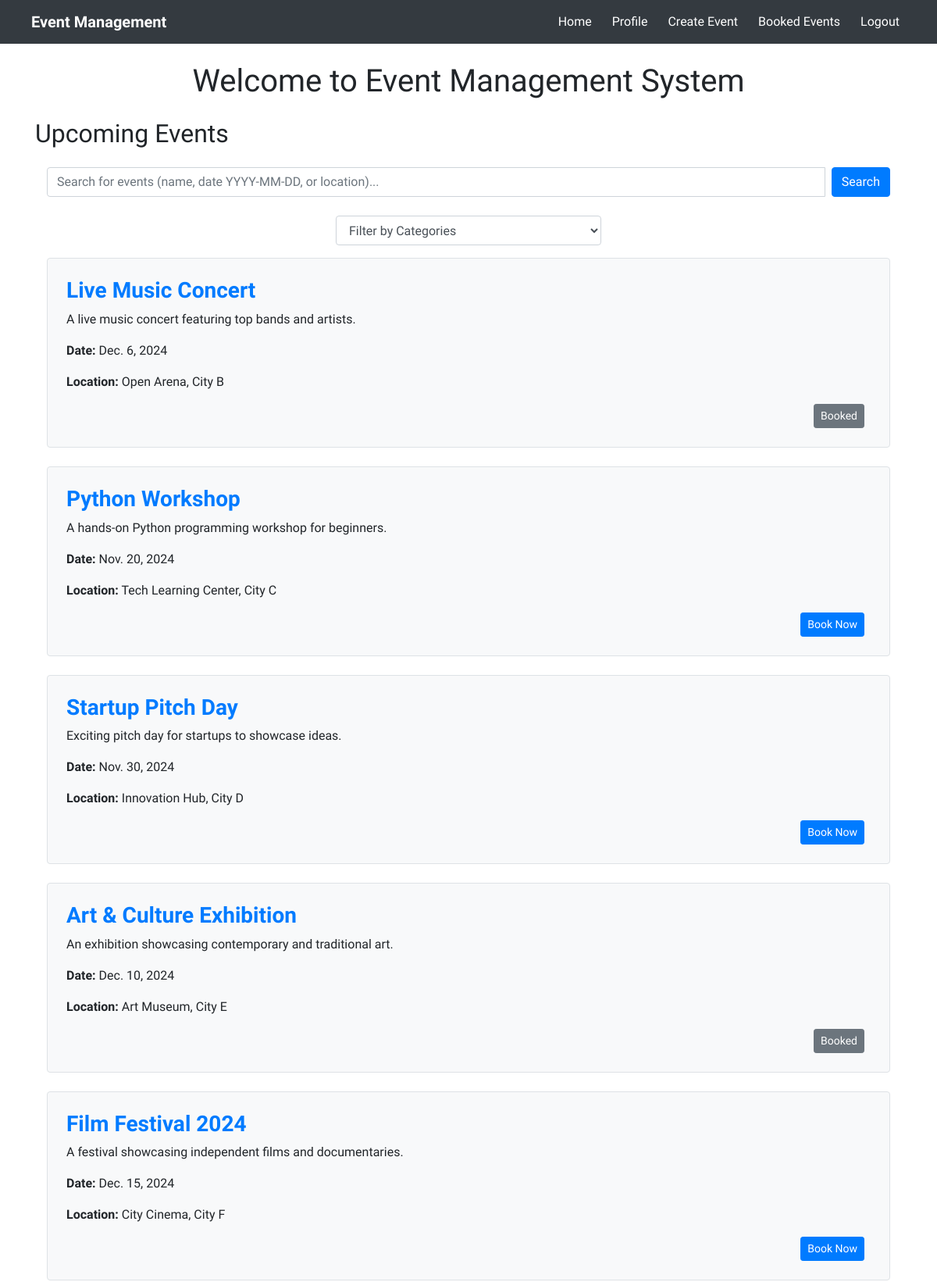
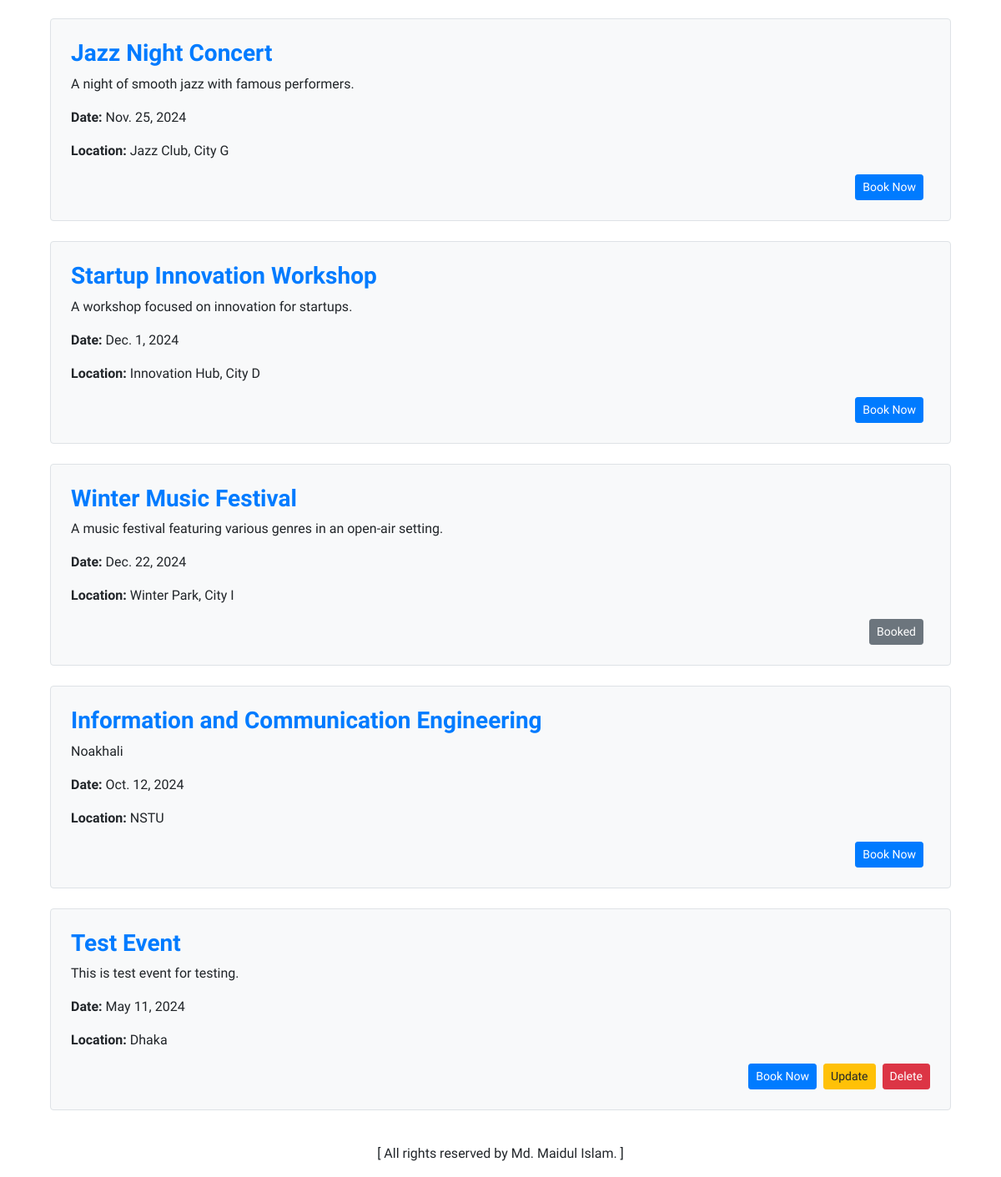
Screenshot of / (signed in) with the database file from the repository (2 pictures, top to bottom).
### event_app/models.py (models this page shows, shortened)
class Event(models.Model):
    name = models.CharField(max_length=200)
    description = models.TextField()
    date = models.DateField()
    location = models.CharField(max_length=200)
    category = models.ForeignKey(Category, on_delete=models.CASCADE)
    created_by = models.ForeignKey(User, on_delete=models.CASCADE)
    is_booked = models.BooleanField(default=False)  # New boolean field

### homepage_app/views.py (the view, shortened to what this page needs)
# urls.py: path('', views.homepage, name='homepage'),
def homepage(request):
    search_query = request.GET.get('query', '')
    selected_category_id = request.GET.get('category')
    categories = Category.objects.all()
    events = Event.objects.all()
    if selected_category_id:
        events = events.filter(category_id=selected_category_id)
    user_bookings = []
    if request.user.is_authenticated:
        user_bookings = Booking.objects.filter(user=request.user).values_list('event_id', flat=True)
    return render(request, 'homepage_app/homepage.html', {
        'events': events,
        'categories': categories,
        'selected_category_id': selected_category_id,
        'search_query': search_query,
        'user_bookings': user_bookings,
    })

### homepage_app/templates/homepage_app/homepage.html (shortened to what this page needs)
{% extends 'base.html' %}
{% block content %}
    <h1 class="text-center">Welcome to Event Management System</h1>
    <h2 class="my-4">Upcoming Events</h2>
    {% if events %}
        <div class="container">
            <form method="GET" class="mb-4">
                <div class="input-group">
                    <input type="text" name="query" value="{{ search_query }}" class="form-control" placeholder="Search for events (name, date YYYY-MM-DD, or location)...">
                    <button class="btn btn-primary ml-2" type="submit">Search</button>
                </div>
            </form>
            <div class="row justify-content-center mb-3">
                <div class="col-md-4">
                    <form method="get" action="{% url 'homepage' %}">
                        <select name="category" onchange="this.form.submit()" class="form-control">
                            <option value="">Filter by Categories</option>
                        </select>
                    </form>
                </div>
            </div>
            <div class="row">
                {% for event in events %}
                    <div class="col-12 mb-4">
                        <div class="p-4 border rounded bg-light">
                            <h3 class="text-primary"><b>{{ event.name }}</b></h3>
                            <p>{{ event.description|truncatewords:30 }}</p>
                            <p><strong>Date:</strong> {{ event.date }}</p>
                            <p><strong>Location:</strong> {{ event.location }}</p>
                            <div class="d-flex justify-content-end">
                                {% if user.is_authenticated %}
                                    {% if event.id in user_bookings %}
                                        <a href="{% url 'booked_events' %}" class="btn btn-secondary btn-sm mr-2">Booked</a>
                                    {% else %}
                                        <a href="{% url 'book_event' event.id %}" class="btn btn-primary btn-sm mr-2">Book Now</a>
                                    {% endif %}
                                    {% if event.created_by == user or user.is_staff %}
                                        <a href="{% url 'update_event' event.id %}" class="btn btn-warning btn-sm mr-2">Update</a>
                                        <a href="{% url 'delete_event' event.id %}" class="btn btn-danger btn-sm">Delete</a>
                                    {% endif %}
                                {% else %}
                                    <a href="{% url 'login' %}?next={% url 'homepage' %}" class="btn btn-primary btn-sm">Login to Book</a>
                                {% endif %}
                            </div>
                        </div>
                    </div>
                {% endfor %}
            </div>
        </div>
    {% else %}
        <p class="text-muted">No upcoming events available.</p>
    {% endif %}
{% endblock %}

### templates/base.html (style rules this page uses)
body, h1, h2, h3, p, a, .navbar-brand, .nav-link { font-family: "Oxanium", sans-serif; }

### rows the page displays
Event: name "Live Music Concert", description "A live music concert featuring top bands and artists.", date "Dec. 6, 2024", location "Open Arena, City B", shows "Booked"
Event: name "Python Workshop", description "A hands-on Python programming workshop for beginners.", date "Nov. 20, 2024", location "Tech Learning Center, City C", shows "Book Now"
Event: name "Startup Pitch Day", description "Exciting pitch day for startups to showcase ideas.", date "Nov. 30, 2024", location "Innovation Hub, City D", shows "Book Now"
Event: name "Art & Culture Exhibition", description "An exhibition showcasing contemporary and traditional art.", date "Dec. 10, 2024", location "Art Museum, City E", shows "Booked"
Event: name "Film Festival 2024", description "A festival showcasing independent films and documentaries.", date "Dec. 15, 2024", location "City Cinema, City F", shows "Book Now"
Event: name "Jazz Night Concert", description "A night of smooth jazz with famous performers.", date "Nov. 25, 2024", location "Jazz Club, City G", shows "Book Now"
Event: name "Startup Innovation Workshop", description "A workshop focused on innovation for startups.", date "Dec. 1, 2024", location "Innovation Hub, City D", shows "Book Now"
Event: name "Winter Music Festival", description "A music festival featuring various genres in an open-air setting.", date "Dec. 22, 2024", location "Winter Park, City I", shows "Booked"
Event: name "Information and Communication Engineering", description "Noakhali", date "Oct. 12, 2024", location "NSTU", shows "Book Now"
Event: name "Test Event", description "This is test event for testing.", date "May 11, 2024", location "Dhaka", shows "Book Now", shows "Update"
